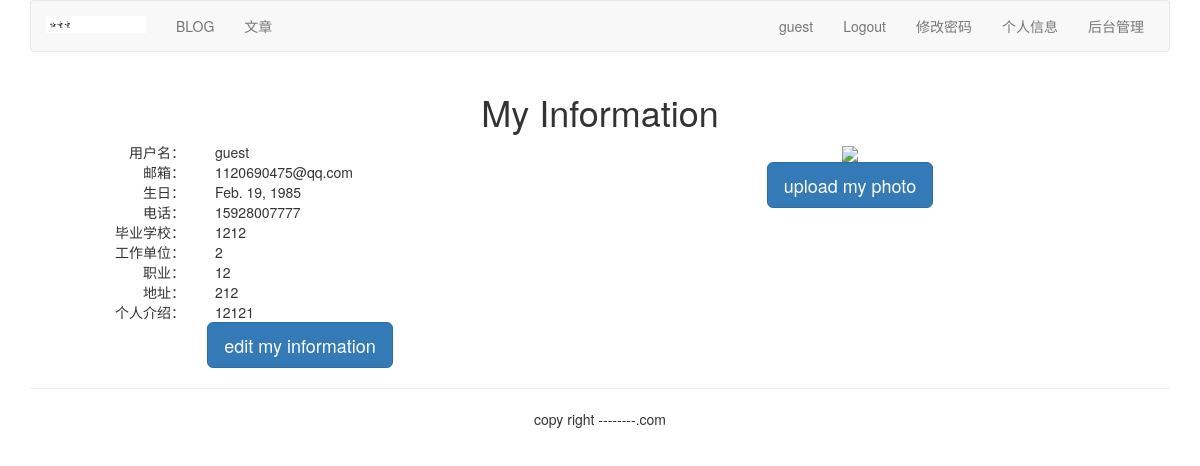
Page /account/my-information/ (signed in) on the committed database.
### account/models.py (models this page shows, shortened)
class UserProfile(models.Model):
    user = models.OneToOneField(User, unique=True, on_delete=models.CASCADE)
    birth = models.DateField(blank=True, null=True)
    phone = models.CharField(max_length=20, null=True)

class UserInfo(models.Model):
    user = models.OneToOneField(User, unique=True, on_delete=models.CASCADE)
    school = models.CharField(max_length=100, blank=True)
    company = models.CharField(max_length=100, blank=True)
    profession = models.CharField(max_length=100, blank=True)
    address = models.CharField(max_length=100, blank=True)
    aboutme = models.TextField(blank=True)
    photo = models.ImageField(blank=True)

### account/views.py (the view)
@login_required(login_url="../../account/login/")
def myself(request):
    user = User.objects.get(username=request.user.username)
    userprofile = UserProfile.objects.get(user=user)
    userinfo = UserInfo.objects.get(user=user)
    return render(request, "account/myself.html", {"user": user, "userprofile": userprofile, "userinfo": userinfo, })

### templates/account/myself.html (shortened to what this page needs)
{% extends "base.html" %}
{% block content %}
<div class="row text-center vertical-middle-sm">
    <h1>My Information</h1>
    <div class="row">
        <div class="col-md-6">
            <div class="row">
                <div class="col-md-4 text-right"><span>用户名：</span></div>
                <div class="col-md-8 text-left">{{ user.username }}</div>
            </div>
              <div class="row">
                <div class="col-md-4 text-right"><span>邮箱：</span></div>
                <div class="col-md-8 text-left">{{ user.email }}</div>
            </div>
            <div class="row">
                <div class="col-md-4 text-right"><span>生日：</span></div>
                <div class="col-md-8 text-left">{{ userprofile.birth }}</div>
            </div>
            <div class="row">
                <div class="col-md-4 text-right"><span>电话：</span></div>
                <div class="col-md-8 text-left">{{ userprofile.phone }}</div>
            </div>
            <div class="row">
                <div class="col-md-4 text-right"><span>毕业学校：</span></div>
                <div class="col-md-8 text-left">{{ userinfo.school }}</div>
            </div>
            <div class="row">
                <div class="col-md-4 text-right"><span>工作单位：</span></div>
                <div class="col-md-8 text-left">{{ userinfo.company }}</div>
            </div>
            <div class="row">
                <div class="col-md-4 text-right"><span>职业：</span></div>
                <div class="col-md-8 text-left">{{ userinfo.profession }}</div>
            </div>
            <div class="row">
                <div class="col-md-4 text-right"><span>地址：</span></div>
                <div class="col-md-8 text-left">{{ userinfo.address }}</div>
            </div>
            <div class="row">
                <div class="col-md-4 text-right"><span>个人介绍：</span></div>
                <div class="col-md-8 text-left">{{ userinfo.aboutme }}</div>
            </div>
            <a href="{% url "account:edit_my_infomation" %}"><button class="btn btn-primary btn-lg">
                edit my information</button></a>
        </div>
        <div class="clo-md-6">
            {% load staticfiles %}
            <div style="margin-right: 100px">
                {% if userinfo.photo %}
                <img  src="{{ userinfo.photo | striptags }}" class="img-rect"
                      id="my_photo" name="user-face">
                {% else %}
                <img name="user-face" src="{% static 'images/ocean.jpg '%}" class="img-rect"
                     id="my_photo">
                {% endif %}
            </div>
            <div style="margin-right: 100px">
                <button class="btn btn-primary btn-lg" id="upload_image" onclick="upload_image_layer()">
                    upload my photo
                </button>
            </div>
        </div>
    </div>
</div>
{% endblock %}

### templates/header.html
{% load staticfiles %}
<div class="container">
    <nav class="navbar navbar-default" role="navigation">
        <div class="navbar-header">
            <a class="navbar-brand" href="#">
                <img src="{%static 'images/rtt.png' %}" width="100px"> </a>
        </div>
        <div>
            <ul class="nav navbar-nav" role="navigation">
                <li> <a href="{% url 'blog:blog_title' %}">BLOG</a> </li>
                <li> <a href="{% url 'article:article_titles' %}">文章</a> </li>
            </ul>
            <ul class="nav navbar-nav navbar-right" style="margin-right:10px">
                {% if  user.is_authenticated %}
                 <li><a href="#">{{ user.username }}</a> </li>
                 <li><a href="{% url 'account:user_logout' %}">Logout</a> </li>
                    <li><!- 以下为新增-->
                    <li><a href="{% url 'account:password_change' %}">修改密码</a> </li>
                    <li><a href="{% url 'account:my_infomation' %}">个人信息</a> </li>
                    <li><a href="{% url 'article:article_column'%}">后台管理</a></li>
                    </li>
                {% else %}
                <li><a href="{% url 'account:user_login' %}">LOGIN</a></li>
                <li><a href="{% url 'account:user_register' %}">Sign up</a></li>
                {% endif %}
            </ul>
        </div>
    </nav>
</div>

### rows in the picture
UserProfile: birth "Feb. 19, 1985", phone "15928007777"
UserInfo: school "1212", company "2", profession "12", address "212", aboutme "12121"

### other values in the picture
{{ user.username }} "guest"
{{ user.email }} "1120690475@qq.com"
